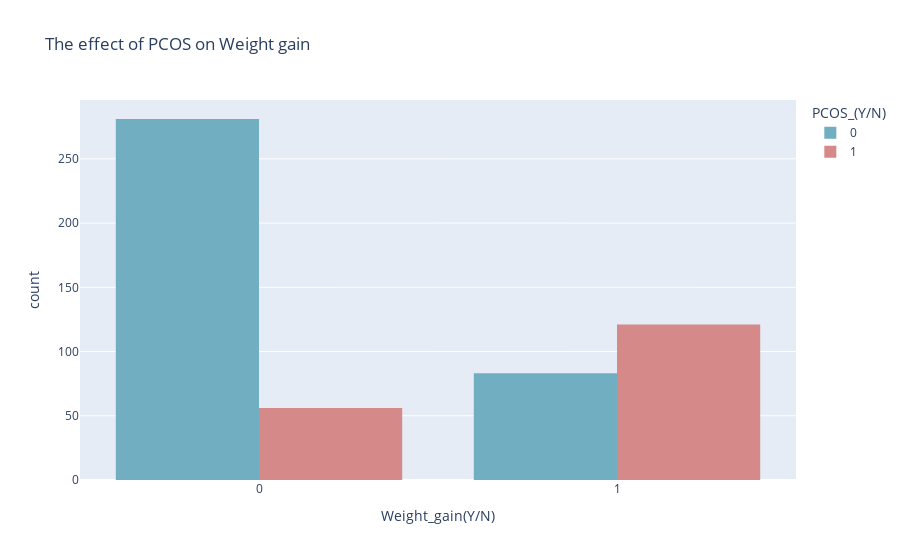

This figure's notebook cell:
### Code cell
px.histogram(df,x='Weight_gain(Y/N)',color='PCOS_(Y/N)',barmode='group',color_discrete_sequence=['#71AEC2 ','#D58989'],title='The effect of PCOS on Weight gain')

### Figure 1 — Plotly figure (JSON) as saved in the notebook; plotly's stock layout.template omitted (floating-point values rounded to 4 significant figures; data arrays with more than 128 entries replaced by an {"elided": "..."} marker saying what was removed)
{"data": [{"alignmentgroup": "True", "bingroup": "x", "hovertemplate": "PCOS_(Y/N)=0<br>Weight_gain(Y/N)=%{x}<br>count=%{y}<extra></extra>", "legendgroup": "0", "marker": {"color": "#71AEC2 ", "pattern": {"shape": ""}}, "name": "0", "offsetgroup": "0", "orientation": "v", "showlegend": true, "type": "histogram", "x": {"elided": "364 int values"}, "xaxis": "x", "yaxis": "y"}, {"alignmentgroup": "True", "bingroup": "x", "hovertemplate": "PCOS_(Y/N)=1<br>Weight_gain(Y/N)=%{x}<br>count=%{y}<extra></extra>", "legendgroup": "1", "marker": {"color": "#D58989", "pattern": {"shape": ""}}, "name": "1", "offsetgroup": "1", "orientation": "v", "showlegend": true, "type": "histogram", "x": {"elided": "177 int values"}, "xaxis": "x", "yaxis": "y"}], "layout": {"barmode": "group", "legend": {"title": {"text": "PCOS_(Y/N)"}, "tracegroupgap": 0}, "title": {"text": "The effect of PCOS on Weight gain"}, "xaxis": {"anchor": "y", "domain": [0, 1], "title": {"text": "Weight_gain(Y/N)"}}, "yaxis": {"anchor": "x", "domain": [0, 1], "title": {"text": "count"}}}}
